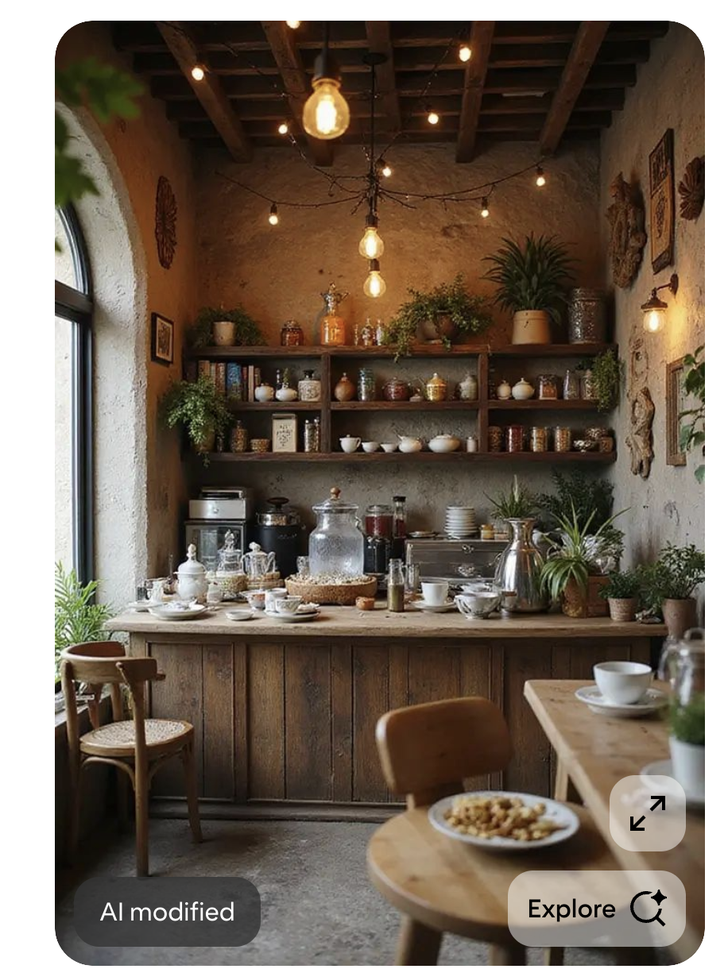
#> input picture assets/tea-shop-inspo.png, 728 x 969 px, shrunk from 916 x 1220 before the run, found by its file name
$ python edge_to_svg.py
#> lines starting #> are read from the running program, lines starting #| are printed output that depends on the picture; after the words box and inside, x2 and y2 are one past the last pixel; in counts of white or black regions, pixels touching at a corner belong together
#!/usr/bin/env python3
"""
Convert an image to a stroke-based SVG via Canny edge detection.
The output SVG uses fill:none + stroke paths, making it compatible with Vivus animation.
"""

import cv2
import numpy as np
import sys
from pathlib import Path
from scipy.ndimage import gaussian_filter1d


def smooth_contour_to_bezier(pts: np.ndarray, smooth_sigma: float = 2.0) -> str:
    """
    Smooth a contour's x/y coordinates with a Gaussian filter, then fit cubic
    Bézier curves through the points using auto-computed control points derived
    from the Catmull-Rom tangent formula.  Returns an SVG path `d` string.
    """
    if len(pts) < 4:
        # Fall back to a simple polyline for very short contours
        d = f"M {pts[0][0]:.1f},{pts[0][1]:.1f}"
        for x, y in pts[1:]:
            d += f" L {x:.1f},{y:.1f}"
        return d

    # Smooth coordinates independently
    xs = gaussian_filter1d(pts[:, 0].astype(float), sigma=smooth_sigma)
    ys = gaussian_filter1d(pts[:, 1].astype(float), sigma=smooth_sigma)

    # Build cubic Bézier path using Catmull-Rom control points:
    #   cp1_i = p[i]   + (p[i+1] - p[i-1]) / 6
    #   cp2_i = p[i+1] - (p[i+2] - p[i])   / 6
    d = f"M {xs[0]:.1f},{ys[0]:.1f}"
    n = len(xs)
    for i in range(n - 1):
        # Clamp neighbour indices to valid range
        im1 = max(i - 1, 0)
        ip1 = min(i + 1, n - 1)
        ip2 = min(i + 2, n - 1)

        cp1x = xs[i]   + (xs[ip1] - xs[im1]) / 6
        cp1y = ys[i]   + (ys[ip1] - ys[im1]) / 6
        cp2x = xs[ip1] - (xs[ip2] - xs[i])   / 6
        cp2y = ys[ip1] - (ys[ip2] - ys[i])   / 6

        d += f" C {cp1x:.1f},{cp1y:.1f} {cp2x:.1f},{cp2y:.1f} {xs[ip1]:.1f},{ys[ip1]:.1f}"

    return d


def image_to_svg(
    input_path: str,
    output_path: str,
    blur_radius: int = 5,        # Gaussian blur kernel size (odd number); higher = smoother
    canny_low: int = 50,         # Canny lower threshold; lower = more edges
    canny_high: int = 100,       # Canny upper threshold; higher = fewer edges
    min_contour_len: int = 50,   # Discard contours shorter than this (noise reduction)
    smooth_sigma: float = 1.0,   # Gaussian sigma for coordinate smoothing; higher = smoother curves
    stroke_color: str = "#1a1a1a",
    stroke_width: float = 1,
):
#> called with input_path = 'tea-shop-inspo.png', output_path = 'tea-shop-edges.svg', blur_radius = 5, canny_low = 50, canny_high = 100, min_contour_len = 50, smooth_sigma = 1, stroke_color = '#1a1a1a'
    img = cv2.imread(input_path)
#> img is the input picture: shape (969, 728, 3); mean B, G, R 87, 99.9, 113
    if img is None:
        print(f"Error: could not read {input_path}")
        sys.exit(1)

    h, w = img.shape[:2]
#> h = 969; w = 728

    # Convert to grayscale and blur to reduce noise
    gray = cv2.cvtColor(img, cv2.COLOR_BGR2GRAY)
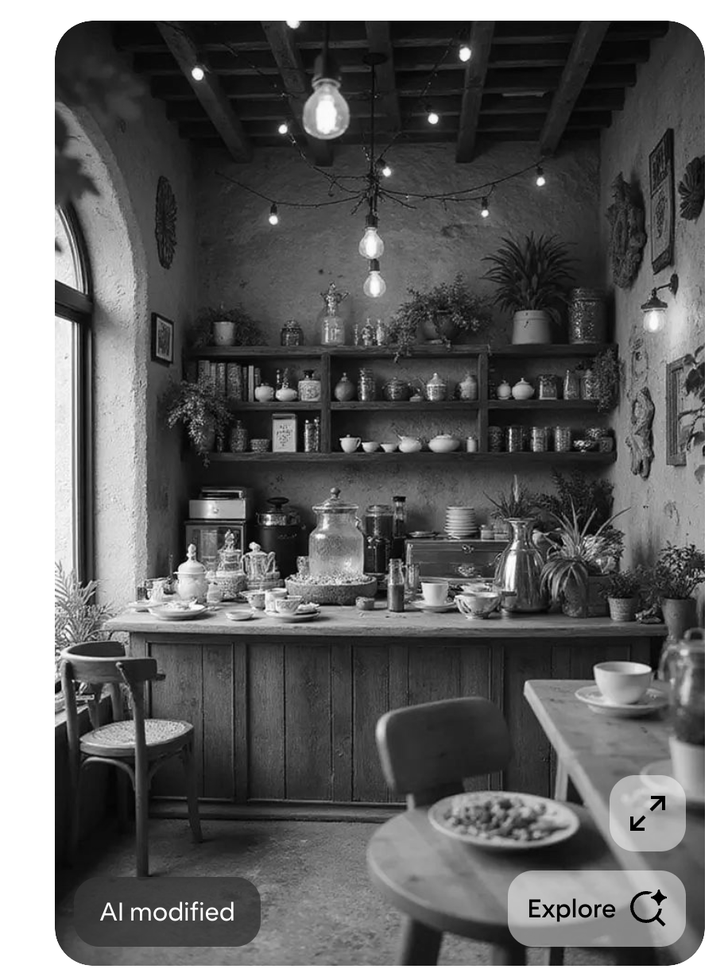
#> gray: shape (969, 728); min 0, max 255, mean 102.3
    blurred = cv2.GaussianBlur(gray, (blur_radius | 1, blur_radius | 1), 0)

    # Canny edge detection
    edges = cv2.Canny(blurred, canny_low, canny_high)
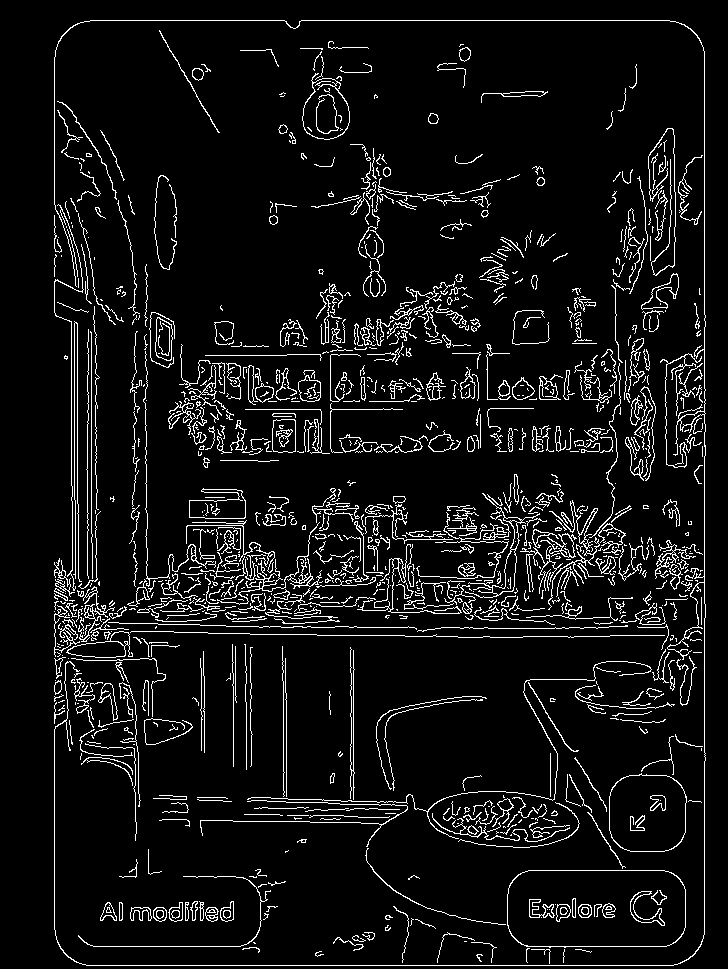
#> edges: shape (969, 728); 7% white in thin lines or dots, all inside (x1, y1, x2, y2) = (54, 20, 706, 966)

    # Find contours on edge map
    contours, _ = cv2.findContours(edges, cv2.RETR_LIST, cv2.CHAIN_APPROX_TC89_KCOS)
#> contours = 1342 contours, 1022 with area under 20; largest, box (x1, y1, x2, y2) and area: (507, 870, 686, 948) 13111, (507, 870, 686, 947) 12987, (609, 773, 687, 852) 5314, (609, 774, 687, 852) 5288, (302, 73, 350, 140) 2210

    # Build SVG path data from contours
    paths = []
    for contour in contours:
        if cv2.arcLength(contour, False) < min_contour_len:
            continue

        pts = contour.reshape(-1, 2)
        if len(pts) < 2:
            continue

        paths.append(smooth_contour_to_bezier(pts, smooth_sigma=smooth_sigma))
#> this loop made 1342 passes
#> contour on passes 6, 9, 10: [[526, 949], [527, 962], [526, 950], [529, 948]], [[253, 942], [255, 943]], [[464, 941], [466, 941]]
#> after the loop, paths = 389 items

    print(f"Image size: {w}x{h}")
#| Image size: 728x969
    print(f"Total contours found: {len(contours)}")
#| Total contours found: 1342
    print(f"Contours kept (after min-length filter): {len(paths)}")
#| Contours kept (after min-length filter): 389

    # Write SVG
    svg_lines = [
        f'<svg xmlns="http://www.w3.org/2000/svg" viewBox="0 0 {w} {h}" width="{w}" height="{h}">',
        f'  <style>path {{ fill: none; stroke: {stroke_color}; stroke-width: {stroke_width}; stroke-linecap: round; stroke-linejoin: round; }}</style>',
    ]
    for d in paths:
        svg_lines.append(f'  <path d="{d}"/>')
#> after the loop, svg_lines = 391 items
    svg_lines.append("</svg>")

    Path(output_path).write_text("\n".join(svg_lines))
    print(f"SVG written to: {output_path}  ({len(paths)} paths)")
#| SVG written to: tea-shop-edges.svg  (389 paths)


if __name__ == "__main__":
    input_path = sys.argv[1] if len(sys.argv) > 1 else "tea-shop-inspo.png"
    output_path = sys.argv[2] if len(sys.argv) > 2 else "tea-shop-edges.svg"
    image_to_svg(input_path, output_path)
